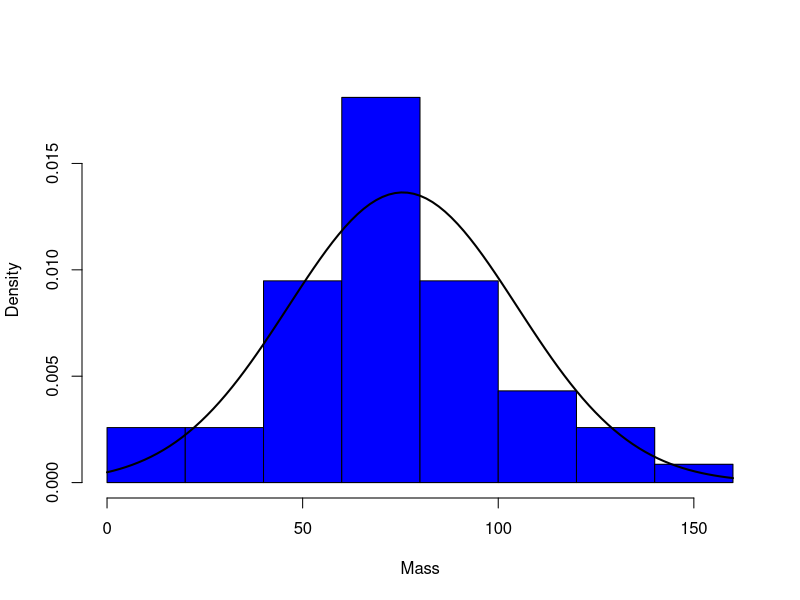
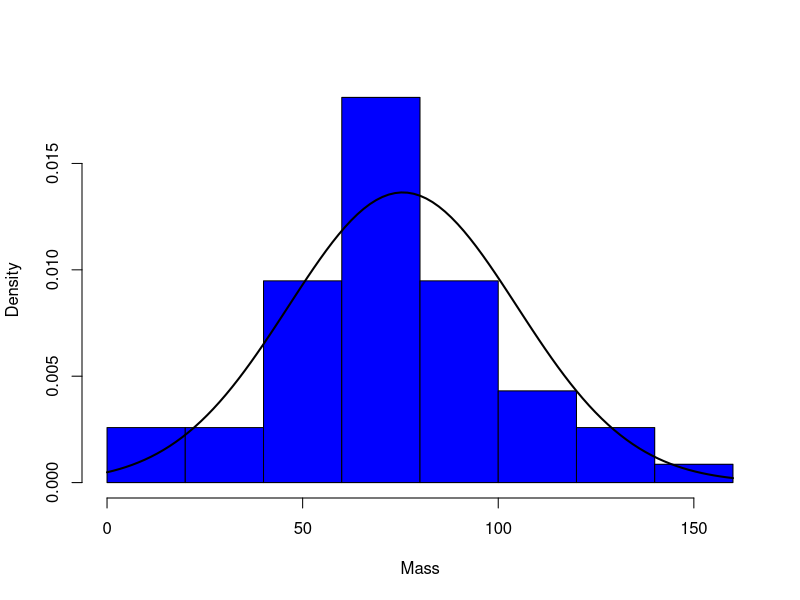

The R script that drew these images, in order:
## ---- chunk 1
#| echo: false
#| output: false
library(tidyverse)
library(psych)

data <- starwars %>% 
  select(mass,species,height,birth_year,sex) %>% 
  filter(mass < 1000)
## ---- chunk 2
#| echo: true
#| output: true

# Code
data <- data %>% 
  mutate(sex = as.factor(sex))

data %>% count(species, sort = TRUE)
## ---- chunk 3
#| echo: true
#| output: true
psych::describe(data)
## ---- chunk 4
#| echo: true
#| output: false

# Graphically
hist(data$mass,
     xlab = "Mass",
     main = "",
     col = 'blue',
     probability = TRUE)
curve(dnorm(x, mean = mean(data$mass, na.rm=TRUE), 
            sd = sd(data$mass, na.rm=TRUE)), 
            add = TRUE, lwd = 2)

# Statistically
shapiro.test(data$mass)
psych::describe(data$mass)
## ---- chunk 5
#| echo: false
#| output: true

# Statistically
shapiro.test(data$mass)

psych::describe(data$mass)
## ---- chunk 6
#| echo: false
#| output: true

hist(data$mass,
     xlab = "Mass",
     main = "",
     col = 'blue',
     probability = TRUE)
curve(dnorm(x, mean = mean(data$mass, na.rm=TRUE), 
            sd = sd(data$mass, na.rm=TRUE)), 
            add = TRUE, lwd = 2)
## ---- chunk 7
#| echo: true
#| output: true

corr <- data %>% select(mass,height,birth_year)

corr.test(corr)
